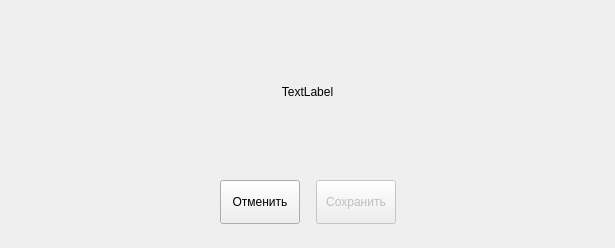
<?xml version="1.0" encoding="UTF-8"?>
<ui version="4.0">
 <class>CustomDialog</class>
 <widget class="QWidget" name="CustomDialog">
  <property name="geometry">
   <rect>
    <x>0</x>
    <y>0</y>
    <width>615</width>
    <height>248</height>
   </rect>
  </property>
  <property name="sizePolicy">
   <sizepolicy hsizetype="Fixed" vsizetype="Maximum">
    <horstretch>0</horstretch>
    <verstretch>0</verstretch>
   </sizepolicy>
  </property>
  <property name="windowTitle">
   <string>Form</string>
  </property>
  <layout class="QVBoxLayout" name="verticalLayout_2">
   <property name="spacing">
    <number>16</number>
   </property>
   <property name="sizeConstraint">
    <enum>QLayout::SetMaximumSize</enum>
   </property>
   <property name="leftMargin">
    <number>24</number>
   </property>
   <property name="topMargin">
    <number>20</number>
   </property>
   <property name="rightMargin">
    <number>24</number>
   </property>
   <property name="bottomMargin">
    <number>24</number>
   </property>
   <item>
    <widget class="QLabel" name="header">
     <property name="styleSheet">
      <string notr="true">font: 20px &quot;Inter&quot;;</string>
     </property>
     <property name="text">
      <string>TextLabel</string>
     </property>
     <property name="alignment">
      <set>Qt::AlignCenter</set>
     </property>
     <property name="wordWrap">
      <bool>true</bool>
     </property>
     <property name="margin">
      <number>0</number>
     </property>
    </widget>
   </item>
   <item>
    <layout class="QVBoxLayout" name="contentLayout"/>
   </item>
   <item>
    <layout class="QHBoxLayout" name="horizontalLayout">
     <property name="spacing">
      <number>16</number>
     </property>
     <property name="sizeConstraint">
      <enum>QLayout::SetMaximumSize</enum>
     </property>
     <property name="bottomMargin">
      <number>0</number>
     </property>
     <item>
      <spacer name="horizontalSpacer">
       <property name="orientation">
        <enum>Qt::Horizontal</enum>
       </property>
       <property name="sizeHint" stdset="0">
        <size>
         <width>40</width>
         <height>20</height>
        </size>
       </property>
      </spacer>
     </item>
     <item>
      <widget class="AnimatedIconButton" name="noButton">
       <property name="sizePolicy">
        <sizepolicy hsizetype="Maximum" vsizetype="Fixed">
         <horstretch>0</horstretch>
         <verstretch>0</verstretch>
        </sizepolicy>
       </property>
       <property name="minimumSize">
        <size>
         <width>0</width>
         <height>44</height>
        </size>
       </property>
       <property name="autoFillBackground">
        <bool>true</bool>
       </property>
       <property name="text">
        <string>Отменить</string>
       </property>
       <property name="ButtonType" stdset="0">
        <string>Default</string>
       </property>
       <property name="Size" stdset="0">
        <string>L</string>
       </property>
       <property name="Variant" stdset="0">
        <string>secondary</string>
       </property>
      </widget>
     </item>
     <item>
      <widget class="AnimatedIconButton" name="yesButton">
       <property name="enabled">
        <bool>false</bool>
       </property>
       <property name="sizePolicy">
        <sizepolicy hsizetype="Maximum" vsizetype="Fixed">
         <horstretch>0</horstretch>
         <verstretch>0</verstretch>
        </sizepolicy>
       </property>
       <property name="minimumSize">
        <size>
         <width>0</width>
         <height>44</height>
        </size>
       </property>
       <property name="autoFillBackground">
        <bool>true</bool>
       </property>
       <property name="text">
        <string>Сохранить</string>
       </property>
       <property name="Variant" stdset="0">
        <string>primary</string>
       </property>
       <property name="ButtonType" stdset="0">
        <string>Default</string>
       </property>
       <property name="Size" stdset="0">
        <string>L</string>
       </property>
      </widget>
     </item>
     <item>
      <spacer name="horizontalSpacer_2">
       <property name="orientation">
        <enum>Qt::Horizontal</enum>
       </property>
       <property name="sizeHint" stdset="0">
        <size>
         <width>40</width>
         <height>20</height>
        </size>
       </property>
      </spacer>
     </item>
    </layout>
   </item>
  </layout>
 </widget>
 <customwidgets>
  <customwidget>
   <class>AnimatedIconButton</class>
   <extends>QPushButton</extends>
   <header>animatediconbuttons.h</header>
  </customwidget>
 </customwidgets>
 <resources/>
 <connections/>
</ui>
